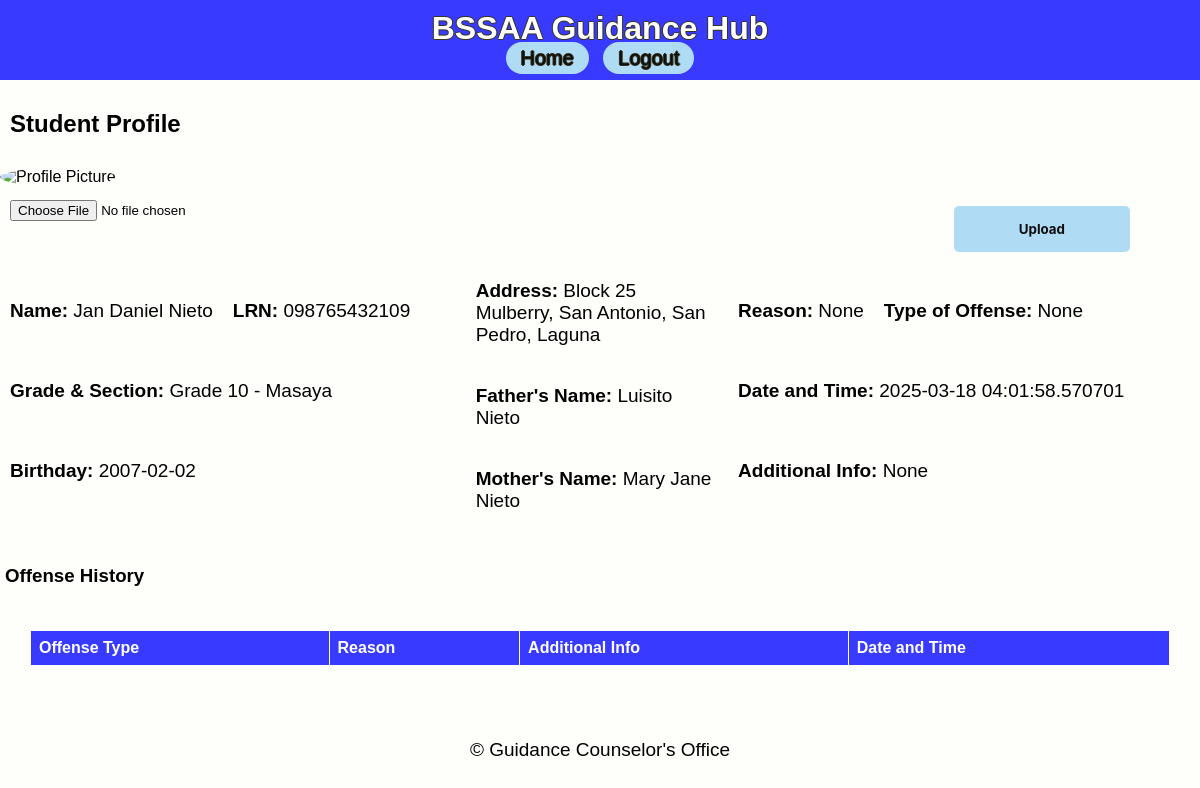
The app's page /view_profile/1 with its own data.
### app/models.py (models this page shows)
class StudentRecord(db.Model):
    id = db.Column(db.Integer, primary_key=True)
    lrn = db.Column(db.String(12), nullable=False, unique=True)
    name = db.Column(db.String(100), nullable=False)
    grade_section = db.Column(db.String(50), nullable=False)
    birthdate = db.Column(db.Date, nullable=False)
    age = db.Column(db.Integer, nullable=False)
    mother_tongue = db.Column(db.String(50), nullable=False)
    ethnic_group = db.Column(db.String(50), nullable=True)
    religion = db.Column(db.String(50), nullable=False)
    address_house_no = db.Column(db.String(100), nullable=False)
    address_barangay = db.Column(db.String(100), nullable=False)
    address_city = db.Column(db.String(100), nullable=False)
    address_province = db.Column(db.String(100), nullable=False)
    mother_name = db.Column(db.String(100), nullable=False)
    father_name = db.Column(db.String(100), nullable=False)
    guardian_name = db.Column(db.String(100), nullable=True)
    contact_number = db.Column(db.String(15), nullable=True)
    reason = db.Column(db.String(200), nullable=True)
    type_of_offense = db.Column(db.String(100), nullable=True)
    date_time = db.Column(db.DateTime, default=datetime.utcnow)
    additional_info = db.Column(db.Text, nullable=True)
    profile_picture = db.Column(db.String(100), nullable=True)
    offenses = db.relationship('OffenseRecord', backref='student', lazy=True)

### app/routes.py (the view, shortened to what this page needs)
@main.route('/view_profile/<int:student_id>', methods=['GET', 'POST'])
def view_profile(student_id):
    student = StudentRecord.query.get_or_404(student_id)
    offenses = OffenseRecord.query.filter_by(student_id=student_id).all()
    return render_template('profile.html', student=student, offenses=offenses)

### app/templates/profile.html (shortened to what this page needs)
{% extends 'base.html' %}
{% block content %}
<h2>Student Profile</h2>
<div class="profile-picture">
    <img src="{{ url_for('static', filename='profilepic/' + (student.profile_picture or 'profile_placeholder.png')) }}" alt="Profile Picture" width="150" height="150">
    <form method="POST" enctype="multipart/form-data">
        <input type="file" name="photo" accept="image/*">
        <button type="submit" class="btn btn-primary btn-sm">Upload</button>
    </form>
</div>
<div class="profile-container">
    <div class="profile-details">
        <p><strong>Name:</strong> {{ student.name }}</p>
        <p><strong>LRN:</strong> {{ student.lrn }}</p>
        <p><strong>Grade & Section:</strong> {{ student.grade_section }}</p>
        <p><strong>Birthday:</strong> {{ student.birthdate }}</p>
    </div>
    <div class="profile-details2">
        <p><strong>Address:</strong> {{ student.address_house_no }}, {{ student.address_barangay }}, {{ student.address_city }}, {{ student.address_province }}</p>
        <p><strong>Father's Name:</strong> {{ student.father_name }}</p>
        <p><strong>Mother's Name:</strong> {{ student.mother_name }}</p>
    </div>
    <div class="profile-details">
        <p><strong>Reason:</strong> {{ student.reason }}</p>
        <p><strong>Type of Offense:</strong> {{ student.type_of_offense }}</p>
        <p><strong>Date and Time:</strong> {{ student.date_time }}</p>
        <p><strong>Additional Info:</strong> {{ student.additional_info }}</p>
    </div>
</div>
<h3>Offense History</h3>
<table class="table table-striped table-responsive">
    <tr>
        <th>Offense Type</th>
        <th>Reason</th>
        <th>Additional Info</th>
        <th>Date and Time</th>
    </tr>
</table>
{% endblock %}

### app/templates/base.html (shortened to what this page needs)
<!DOCTYPE html>
<html lang="en">
<head>
    <link rel="stylesheet" href="{{ url_for('static', filename='css/styles.css') }}">
</head>
<body>
    <div class="wrapper">
        <header>
            <h1>BSSAA Guidance Hub</h1>
            <nav>
                <a href="{{ url_for('main.dashboard') }}">Home</a>
                <a href="{{ url_for('main.registration') }}">Logout</a>
            </nav>
        </header>
        <main>
            {% block content %}
            {% endblock %}
        </main>
        <footer>
            <p>&copy; {{ current_year }} Guidance Counselor's Office</p>
        </footer>
    </div>
</body>
</html>

### app/static/css/styles.css (style rules this page uses)
body { font-family: Arial, Helvetica, sans-serif; margin: 0; padding: 0; background-color: #f4f4f4; display: flex; flex-direction: column; min-height: 100vh; background-color: #FEFEFA; height: 100%; }
.wrapper { display: flex; flex-direction: column; min-height: 100vh; }
main { flex: 1; }
footer { padding: 10px 0; bottom: 0; width: 100%; text-align: center; }
header { background: #383bff; color: #ffffff; padding: 10px 0; text-align: center; text-shadow: -1px 0 rgb(54, 53, 31), 0 1px rgb(54, 53, 31), 1px 0 rgb(54, 53, 31), 0 -1px rgb(54, 53, 31); }
h1 { margin: 0; }
p { font-family: Verdana, Geneva, Tahoma, sans-serif; padding: 10px; font-size: 19px; }
h2 { padding: 10px; }
a { font-size: 20px; background-color: #b0dbf5; margin: 0px 5px; border-radius: 40px; padding: 5px 15px; text-decoration: none; color: #0e0e0e; }
table { border: 1px solid #000000; width: 95%; border-collapse: collapse; margin: 20px 0; position: absolute; left: 30px; }
table th, table td { border: 1px solid #ffffff; text-align: left; padding: 8px; }
table th { background-color: #383bff; color: white; }
.btn { display: inline-block; padding: 10px 15px; margin: 10px 0; background-color: #35424a; color: white; text-decoration: none; border-radius: 5px; }
form { font-family: ROBOTO-VARIABLE-FONT, -apple-system, BlinkMacSystemFont, "Segoe UI", Roboto, "Helvetica Neue"; padding: 10px; font-size: 20px; }
button[type="submit"] { font-family: ROBOTO-VARIABLE-FONT, -apple-system, BlinkMacSystemFont, "Segoe UI", Roboto, "Helvetica Neue"; font-weight: bold; background-color: #b0dbf5; color: #0e0e0e; border: none; padding: 15px 65px; position: absolute; right: 70px; cursor: pointer; }
h3 { padding: 5px; }
.profile-container { display: flex; align-items: center; margin-top: 20px; }
.profile-picture { margin-right: 20px; }
.profile-picture img { width: 150px; height: 150px; border-radius: 50%; }
.profile-details { font-size: 12px; display: flex; flex-wrap: wrap; gap: -30px; padding-bottom: 10px; }
.profile-details2 { font-size: 16px; }

### records on screen
StudentRecord: name "Jan Daniel Nieto", lrn "098765432109", grade_section "Grade 10 - Masaya", birthdate "2007-02-02", address_house_no "Block 25 Mulberry", address_barangay "San Antonio", address_city "San Pedro", address_province "Laguna", father_name "Luisito Nieto", mother_name "Mary Jane Nieto", reason "None", type_of_offense "None", date_time "2025-03-18 04:01:58.570701", additional_info "None"
